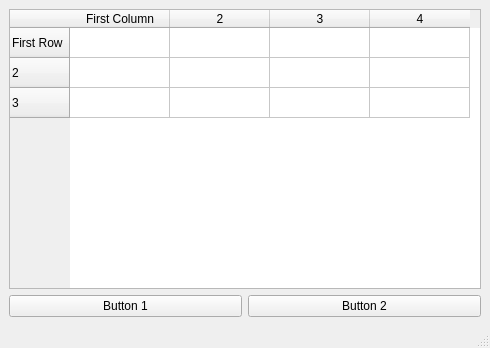
<?xml version="1.0" encoding="UTF-8"?>
<ui version="4.0">
 <class>TableWindow</class>
 <widget class="QMainWindow" name="TableWindow">
  <property name="geometry">
   <rect>
    <x>0</x>
    <y>0</y>
    <width>490</width>
    <height>348</height>
   </rect>
  </property>
  <property name="windowTitle">
   <string>MainWindow</string>
  </property>
  <widget class="QWidget" name="centralwidget">
   <layout class="QVBoxLayout" name="verticalLayout">
    <item>
     <layout class="QHBoxLayout" name="horizontalLayout">
      <item>
       <widget class="QTableWidget" name="table">
        <property name="rowCount">
         <number>3</number>
        </property>
        <property name="columnCount">
         <number>4</number>
        </property>
        <row>
         <property name="text">
          <string>First Row</string>
         </property>
        </row>
        <row/>
        <row/>
        <column>
         <property name="text">
          <string>First Column</string>
         </property>
        </column>
        <column/>
        <column/>
        <column/>
       </widget>
      </item>
     </layout>
    </item>
    <item>
     <layout class="QHBoxLayout" name="horizontalLayout_2">
      <item>
       <widget class="QPushButton" name="btn1">
        <property name="text">
         <string>Button 1</string>
        </property>
       </widget>
      </item>
      <item>
       <widget class="QPushButton" name="btn2">
        <property name="text">
         <string>Button 2</string>
        </property>
       </widget>
      </item>
     </layout>
    </item>
   </layout>
  </widget>
  <widget class="QMenuBar" name="menubar">
   <property name="geometry">
    <rect>
     <x>0</x>
     <y>0</y>
     <width>490</width>
     <height>21</height>
    </rect>
   </property>
  </widget>
  <widget class="QStatusBar" name="statusbar"/>
 </widget>
 <resources/>
 <connections/>
</ui>
